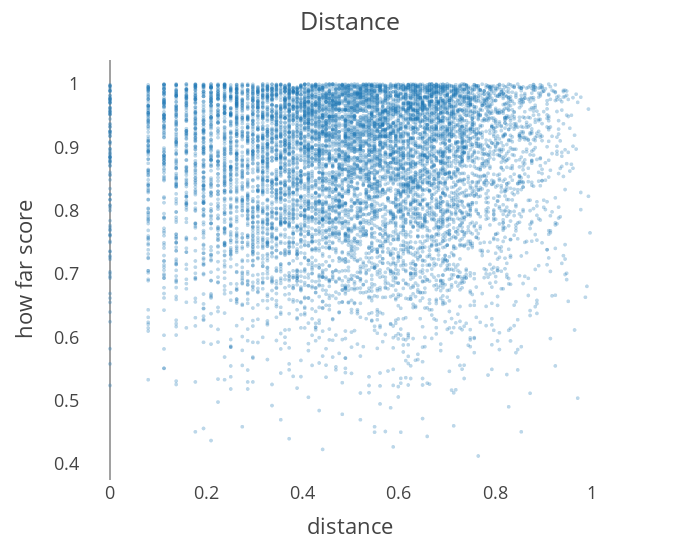
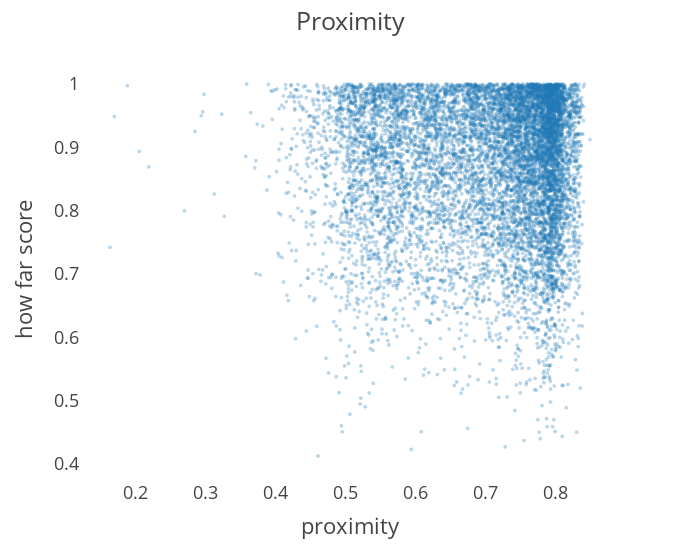

Write notebook code for charts like these, in order.
### Code cell
ft.visualise_bird_predictors(distance, proximity, how_far, vis_sampling_rate=.05, titles = ["Distance", "Proximity"])

### Figure 1 — Plotly figure (JSON) as saved in the notebook; plotly's stock layout.template omitted (floating-point values rounded to 4 significant figures; data arrays with more than 128 entries replaced by an {"elided": "..."} marker saying what was removed)
{"data": [{"hovertemplate": "trace=%{x}<br>how_far_score=%{y}<extra></extra>", "legendgroup": "", "marker": {"color": "#1F77B4", "opacity": 0.3, "size": 4, "symbol": "circle"}, "mode": "markers", "name": "", "showlegend": false, "type": "scattergl", "x": {"elided": "9950 float values"}, "xaxis": "x", "y": {"elided": "9950 float values"}, "yaxis": "y"}], "layout": {"legend": {"tracegroupgap": 0}, "margin": {"t": 60}, "title": {"text": "Distance"}, "width": 700, "xaxis": {"anchor": "y", "domain": [0, 1], "showgrid": false, "title": {"text": "distance"}}, "yaxis": {"anchor": "x", "domain": [0, 1], "showgrid": false, "title": {"text": "how far score"}}}}

### Figure 2 — Plotly figure (JSON) as saved in the notebook; plotly's stock layout.template omitted (floating-point values rounded to 4 significant figures; data arrays with more than 128 entries replaced by an {"elided": "..."} marker saying what was removed)
{"data": [{"hovertemplate": "proximity=%{x}<br>how_far_score=%{y}<extra></extra>", "legendgroup": "", "marker": {"color": "#1F77B4", "opacity": 0.3, "size": 4, "symbol": "circle"}, "mode": "markers", "name": "", "showlegend": false, "type": "scattergl", "x": {"elided": "9950 float values"}, "xaxis": "x", "y": {"elided": "9950 float values"}, "yaxis": "y"}], "layout": {"legend": {"tracegroupgap": 0}, "margin": {"t": 60}, "title": {"text": "Proximity"}, "width": 700, "xaxis": {"anchor": "y", "domain": [0, 1], "showgrid": false, "title": {"text": "proximity"}}, "yaxis": {"anchor": "x", "domain": [0, 1], "showgrid": false, "title": {"text": "how far score"}}}}
